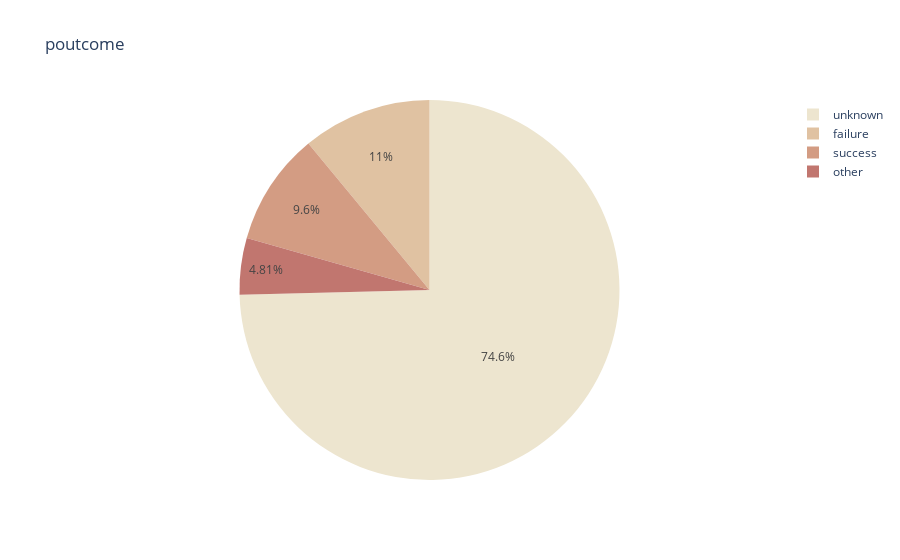

Notebook code for this chart:
### Markdown cell above
POUTCOME:

### Code cell
fig = px.pie(data, values=np.ones(11162), names='poutcome', title='poutcome',color_discrete_sequence=px.colors.sequential.Brwnyl)
fig.show()

### Figure 1 — Plotly figure (JSON) as saved in the notebook; plotly's stock layout.template omitted (floating-point values rounded to 4 significant figures; data arrays with more than 128 entries replaced by an {"elided": "..."} marker saying what was removed)
{"data": [{"domain": {"x": [0, 1], "y": [0, 1]}, "hovertemplate": "poutcome=%{label}<br>value=%{value}<extra></extra>", "labels": {"elided": "11162 str values"}, "legendgroup": "", "name": "", "showlegend": true, "type": "pie", "values": {"elided": "11162 int values"}}], "layout": {"legend": {"tracegroupgap": 0}, "piecolorway": ["rgb(237, 229, 207)", "rgb(224, 194, 162)", "rgb(211, 156, 131)", "rgb(193, 118, 111)", "rgb(166, 84, 97)", "rgb(129, 55, 83)", "rgb(84, 31, 63)"], "title": {"text": "poutcome"}}}
